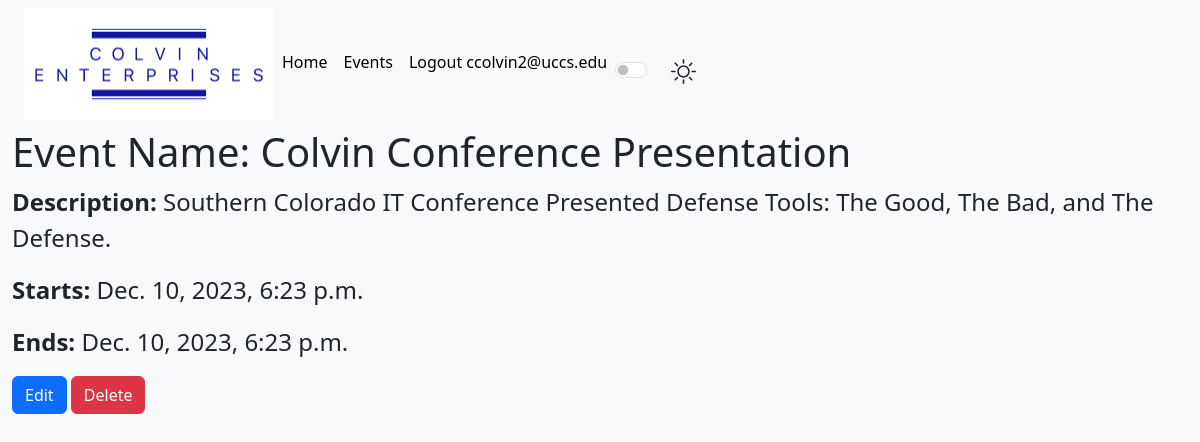
The app's page /event/9 (signed in) with its own data.
### event_app/models.py (models this page shows, shortened)
class Event(models.Model):
	event_name = models.CharField(max_length=100)
	event_desc = models.TextField()
	start_date = models.DateTimeField(default=timezone.now)
	end_date   = models.DateTimeField(default=timezone.now)
	slug = models.SlugField(max_length=100,unique=True)
	def get_absolute_url(self):
		return reverse('event-detail', args=[str(self.id)])

### event_app/views.py (the view)
# urls.py: path('event/<int:pk>', views.EventDetailView.as_view(), name= 'event-detail'),
class EventDetailView(LoginRequiredMixin, DetailView):
	model = Event

### event_app/templates/event_app/event_detail.html
{% extends 'event_app/base_template.html' %}
{% block content %}
<h1>Event Name: {{ event.event_name }}</h1>
<p style="font-size:24px"><strong>Description:</strong> {{ event.event_desc }}</p>
<p style="font-size:24px"><strong>Starts:</strong> {{ event.start_date }}</p>
<p style="font-size:24px"><strong>Ends:</strong> {{ event.end_date }}</p>
<a class="btn btn-primary" href="{{event.get_absolute_url}}/update" role="button">Edit</a>
<a class="btn btn-danger" href="{{event.get_absolute_url}}/delete" role="button">Delete</a>
{% endblock %}

### event_app/templates/event_app/base_template.html (shortened to what this page needs)
{% load static %}
<!DOCTYPE html>
<html lang="en">
<head>
<link href="https://cdn.jsdelivr.net/npm/bootstrap@5.3.2/dist/css/bootstrap.min.css" rel="stylesheet">
</head>
<body>
<div class="container-fluid">
<nav class="navbar navbar-expand-lg bg-body-tertiary">
<div class="container-fluid">
	<img src="{% static 'images/horizontal_on_white.png' %}" width="250" height="112">
<div class="collapse navbar-collapse" id="navbarNav">
<ul class="navbar-nav">
<li class="nav-item">
<a class="nav-link active" aria-current="page" href="{% url 'index' %}">Home</a>
</li>
<li class="nav-item">
<a class="nav-link active" aria-current="page" href="{% url 'events' %}">Events</a>
</li>
{% if user.is_authenticated %}
	<li class="nav-item">
	<a class="nav-link active" aria-current="page" href="logout?next={{ request.path }}">Logout {{user.email}}</a>
	</li>
{% else %}
	{% load socialaccount %}
{% endif %}
<li class="nav-item">
<div class="form-check form-switch ms-auto mt-3 me-3">
  <label class="form-check-label ms-3" for="lightSwitch">
  </label>
  <input class="form-check-input" type="checkbox" id="lightSwitch" />
</div>
</li>
</ul>
</div>
</div>
</nav>
{% block content %}
{% endblock %}
</div>
</body>
</html>

### records on screen
Event: event_name "Colvin Conference Presentation", event_desc "Southern Colorado IT Conference Presented Defense Tools: The Good, The Bad, and The Defense.", start_date "Dec. 10, 2023, 6:23 p.m.", end_date "Dec. 10, 2023, 6:23 p.m."

### other values on screen
{{ user.email }} "ccolvin2@uccs.edu"
